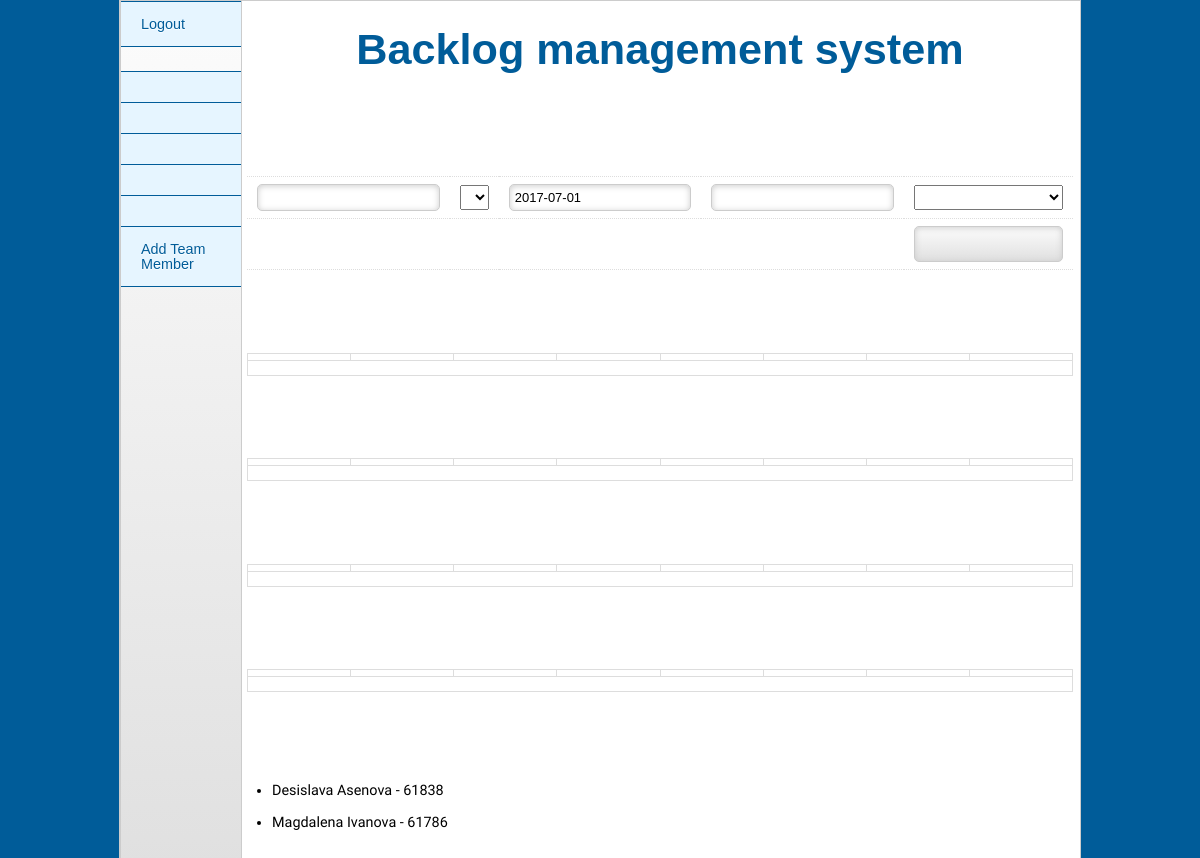
/index.php (signed in), run on an earlier commit of the app's database.
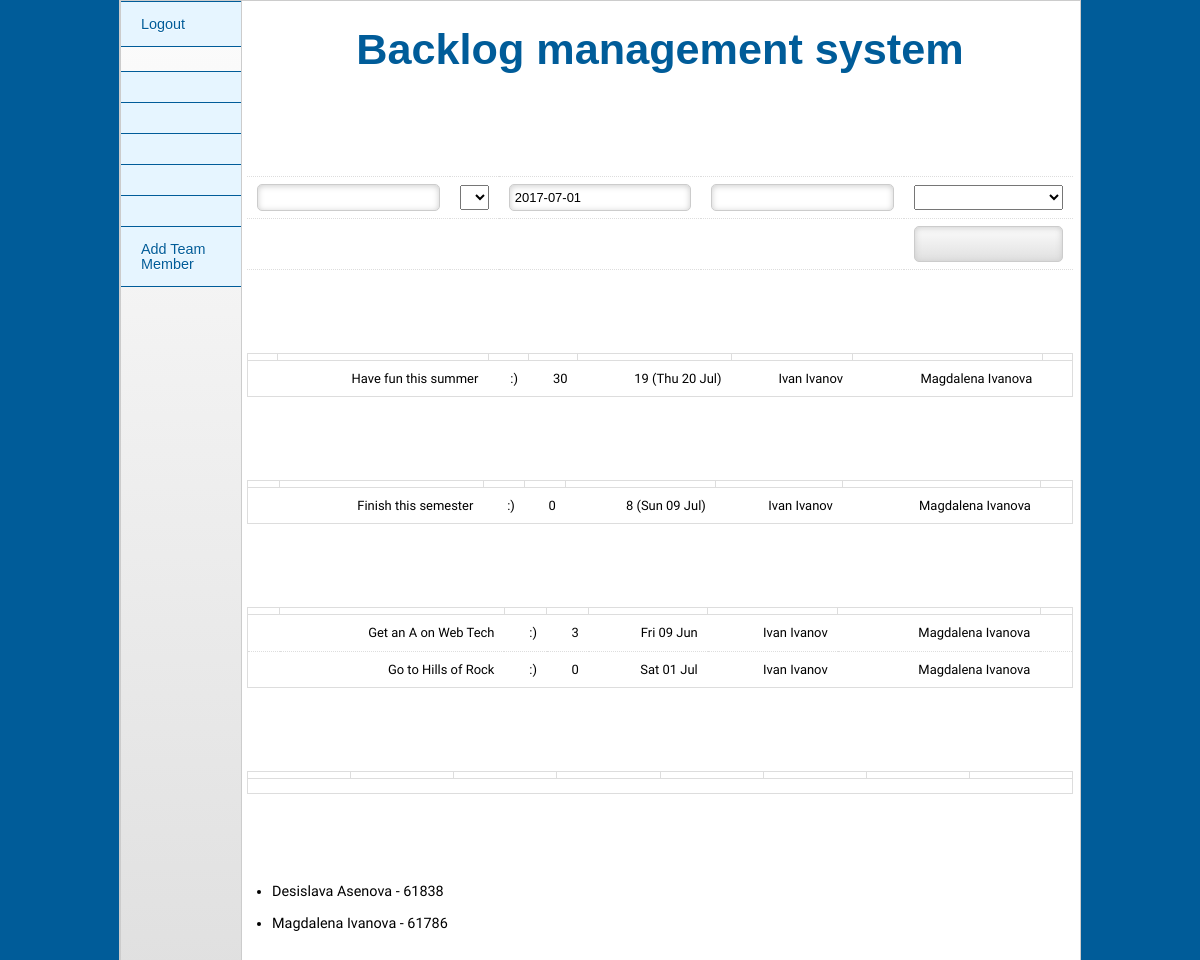
And on a later commit of the database.
### tables this page shows
CREATE TABLE `tasks` (
  `task_id` int(11) NOT NULL AUTO_INCREMENT,
  `task_name` varchar(45) NOT NULL,
  `priority` varchar(45) NOT NULL,
  `status` varchar(45) NOT NULL,
  `due_date` date NOT NULL,
  `date_added` date NOT NULL,
  `done_date` date NOT NULL,
  `description` varchar(120) DEFAULT NULL,
  `assignee_id` int(11) DEFAULT NULL,
  `assignee_mng_id` int(11) DEFAULT NULL,
  `creator_id` int(11) DEFAULT NULL,
  PRIMARY KEY (`task_id`),
  UNIQUE KEY `task_name_UNIQUE` (`task_name`),
  KEY `assignee_idx` (`assignee_id`),
  CONSTRAINT `assignee` FOREIGN KEY (`assignee_id`) REFERENCES `users` (`user_id`) ON DELETE NO ACTION ON UPDATE NO ACTION,
  CONSTRAINT `assignee_mng` FOREIGN KEY (`assignee_mng_id`) REFERENCES `users` (`user_id`) ON DELETE NO ACTION ON UPDATE NO ACTION,
  CONSTRAINT `creator` FOREIGN KEY (`creator_id`) REFERENCES `users` (`user_id`) ON DELETE NO ACTION ON UPDATE NO ACTION
);

CREATE TABLE `users` (
  `user_id` INT NOT NULL AUTO_INCREMENT,
  `username` VARCHAR(45) NOT NULL,
  `password` VARCHAR(100) NOT NULL,
  `mng_id` INT DEFAULT NULL,
  `email` VARCHAR(45) NOT NULL,
  `first_name` VARCHAR(45) NOT NULL,
  `last_name` VARCHAR(45) NOT NULL,
  PRIMARY KEY (`user_id`),
  UNIQUE INDEX `username_UNIQUE` (`username` ASC),
  UNIQUE INDEX `user_id_UNIQUE` (`user_id` ASC),
  UNIQUE INDEX `email_UNIQUE` (`email` ASC));

### language.en.php (called while the page is built)
<?php
$LANG = array(
    "about" => "About us",
    "assignee" => "Assignee",
    "assigner" => "Assigner",
    "description" => "Description",
    "act" => "Action(s)",
    "tasktodo" => "Task name...",
    "addtask" => "Add new task",
    "task" => "Task",
    "daysopen" => "Day(s) open",
    "duedate" => "Due date",
    "priority" => "Priority",
    "action" => "Action",
    "edit" => "Edit",
    "delete" => "Delete",
    "high" => "High",
    "normal" => "Normal",
    "low" => "Low",
    "onhold" => "On hold",
    "tasks" => "To Do",
    "taskupdated" => "Task updated",
    "redirected" => "You will now be redirected back to the task list. <br /><a href=\"index.php\">If that does not happen, please click here.</a>",
    "eupdatetask" => "Error: Task could not be updated.",
    "etasknotfound" => "Error: Task not found.",
    "taskadded" => "Task added.",
    "etasknotadded" => "The task could not be added. Please check JSON permissions.",
    "taskdone" => "The task is marked as finished. ",
    "etasknotdone" => "Error: the task could not be marked as done. Please check JSON permissions. ",
    "etasknotdeleted" => "Error: the task could not be deleted. Please check JSON permissions.",
    "taskdeleted" => "The task is deleted.",
    "noactiongiven" => "Error: no correct action given. ",
    "thrash" => "Deleted tasks",
    "progress" => "Tasks in progress",
    "backtohomepage" => "Back to the main page",
    "tobin" => "Trash Bin",
    "updatetask" => "Update task",
    "notasks" => "No tasks.",
    "todo" => "To Do",
    "daysleft" => " days left",
    "dayslate" => " days late",
    "today" => "Today!",
    "infotext" => 'infotext',
    "info" => "Info",
    "finishedtasks" => "Finished tasks",
);
?>

### connection.php (called while the page is built, shortened)
<?php
	class DatabaseConnection {
		private $host   = "localhost";
		private $db     = "backlog_db";
		private $listTasksByStatus = null;
		private $getUserByIdStmt = null;
		private $listEmployeesByManager = null;
		public function __construct() {
			$this->user   = $GLOBALS['DBUSER'];
			$this->pass   = $GLOBALS['DBPASSWORD'];
			$this->conn = new PDO("mysql:host=$this->host;dbname=$this->db",$this->user,$this->pass);
			$this->getUserByIdStmt = $this->conn->prepare("SELECT * FROM users WHERE user_id = ?");
			$this->listTasksByStatus = $this->conn->prepare("SELECT * FROM tasks WHERE status = ? AND assignee_mng_id = ?");
			$this->listEmployeesByManager = $this->conn->prepare("SELECT * FROM users WHERE mng_id = ? || user_id = ?");
		}
		public function getTasksByStatus($status, $mngId) {
			$this->listTasksByStatus->execute(array($status, $mngId));
			return $this->listTasksByStatus->fetchAll(PDO::FETCH_ASSOC);
		}
		public function getEmployees($mngId) {
			$this->listEmployeesByManager->execute(array($mngId, $mngId));
			return $this->listEmployeesByManager->fetchAll(PDO::FETCH_ASSOC);
		}
		public function getUserById($userId) {
			$this->getUserByIdStmt->execute(array($userId));
			return $this->getUserByIdStmt->fetch(PDO::FETCH_ASSOC);
		}
	}
?>

### functions.php (the view, shortened to what this page needs)
<?php
require('language.en.php');
require('connection.php');
$dbConnection = new DatabaseConnection();
function showinputform($actionpage) {
    global $LANG, $dbConnection;
    $today = date('Y-m-d');
    $employees = $dbConnection->getEmployees($_SESSION['user_mng_id']);
    echo "<table class=\"default\">";
    echo "<tr>";
    echo "<th>".$LANG["task"]."</th>";
    echo "<th>".$LANG["priority"]."</th>";
    echo "<th>".$LANG["duedate"]."</th>";
    echo "<th>".$LANG["description"]."</th>";
    echo "<th>".$LANG["assignee"]."</th>";
    echo "</tr>";
    echo "<tr>";
    echo "<td>";
    echo "<form id=\"form-add\" name=\"edit\" action=\"action.php\" method=\"GET\">";
    echo "<input name=\"task\" type=\"text\" placeholder=\"".$LANG["tasktodo"]."\" required></input>";
    echo "</td><td>";
    echo "<select name=\"prio\">\n";
        echo "<option value=\"2\">".$LANG["normal"]."</option>\n";
        echo "<option value=\"1\">".$LANG["high"]."</option>\n";
        echo "</select>\n";
    echo "</td><td>";
    echo "<input name=\"duedate\" type=\"text\" id=\"datepicker\" value=\"${today}\"></input>\n";
    echo "</td><td>";
    echo "<input name=\"description\" type=\"text\" id=\"description\"></input>\n";
    echo "</td><td>";
        echo "<select name=\"assignee_id\">\n";
            echo "<option value=\"\"></option>\n";
            foreach ($employees as $user => $employee) {
                echo "<option value=\"".$employee['user_id']."\">".$employee['first_name']." ".$employee['last_name']."</option>\n";
            }
        echo "</select>\n";
    echo "</td><tr><td></td><td></td><td></td><td></td><td>";
    echo "<input type=\"submit\" name=\"submit\" value=\"".$LANG["addtask"]."\"></input></tr>";
    echo "</table>";
}
function dateDiff($start, $end) {
    $start_ts = strtotime($start);
    $end_ts = strtotime($end);
    $diff = $end_ts - $start_ts;
    return round($diff / 86400);
}
function listtasks($taskstatus) {
    global $LANG, $dbConnection;
    $today=date('Y-m-d');
    $allTasks = $dbConnection->getTasksByStatus($taskstatus, $_SESSION['user_mng_id']);
    echo "<table class=\"sortable striped\">";
    echo "<thead>";
    echo "<tr>";
    echo "<th>".$LANG["priority"]."</th>";
    echo "<th>".$LANG["task"]."</th>";
    echo "<th>".$LANG["description"]."</th>";
    echo "<th>".$LANG["daysopen"]."</th>";
    echo "<th>".$LANG["duedate"]."</th>";
    echo "<th>".$LANG["assignee"]."</th>";
    echo "<th>".$LANG["assigner"]."</th>";
    echo "<th>".$LANG["act"]."</th>";
    echo "</tr>";
    echo "</thead>";
    if(empty($allTasks) || !is_array($allTasks)) {
        echo "<tr><td colspan=8>".$LANG["notasks"]."</td></tr></table>";
        return;
    }
    foreach ($allTasks as $item => $task) {
        echo "<tr>";
        echo "<td>";
        echo "</td>";
        echo "<td>".$task['task_name']."</td>";
        echo "<td>".$task['description']."</td>";
        $dayopen = NULL;
        if ($taskstatus == "open") {
            $dayopen = dateDiff(str_replace('-', '/',$task["date_added"]),$today);
        } elseif ($taskstatus == "progress"){
            $dayopen = dateDiff(str_replace('-', '/',$task["date_added"]),$today);
        }elseif ($taskstatus == "closed"  || $taskstatus == "deleted" && preg_match('/([0-9]{4}-[0-9]{2}-[0-9]{2})/',$task["done_date"])) {
            $dayopen = dateDiff(str_replace('-', '/',$task["date_added"]),str_replace('-', '/',$task["done_date"]));
        } elseif ($taskstatus == "closed" || $taskstatus == "deleted" && !preg_match('/([0-9]{4}-[0-9]{2}-[0-9]{2})/',$task["done_date"])) {
            $dayopen = "-";
        }
        echo "<td>".$dayopen."</td>";
        echo "<td>";
        switch ($task["due_date"]) {
            default:
                $matches=NULL;
                if (preg_match('/([0-9]{4}-[0-9]{2}-[0-9]{2})/', $task["due_date"],$matches)) {
                    $taskduedate=$matches[0];
                    $daysclosed = dateDiff($today,str_replace('-', '/',$taskduedate));
                    if ($daysclosed < 0) {
                        $daysclosed = "<u>" .abs($daysclosed) . $LANG["dayslate"] . " (".date('D d M',strtotime(str_replace('-', '/',$taskduedate))).")</u>";
                    } elseif ($daysclosed == 0) {
                        $daysclosed = "<b>".$LANG["today"]." (".date('D d M',strtotime(str_replace('-', '/',$taskduedate))).")</b>";
                    } else {
                            $daysclosed = $daysclosed . $LANG["daysleft"] ." (".date('D d M',strtotime(str_replace('-', '/',$taskduedate))).")";
                    }
                }
                if ($taskstatus == "closed" || $taskstatus == "deleted") {
                    echo date('D d M',strtotime(str_replace('-', '/',$taskduedate)));
                } else {
                    echo $daysclosed;
                }
                break;
        }
        echo "</td>";
        $assignee = $dbConnection->getUserById($task['assignee_id']);
        $assigner = $dbConnection->getUserById($task['creator_id']);
        if ($assignee == null) {
            echo "<td>no one</td>";
        } else {
            echo "<td>".$assignee['first_name'] . " " . $assignee['last_name'] ."</td>";
        }
        echo "<td>" . $assigner['first_name'] . " " . $assigner['last_name'] . "</td>";
        echo "<td>";
        echo "</td>";
        echo "</tr>";
    }
    echo "</table>";
}
?>

### header.php (shortened to what this page needs)
<?php
include("functions.php");
?>
<!DOCTYPE html>
<html><head>
<link rel="stylesheet" type="text/css" href="css/kickstart.css" media="all" />
<link rel="stylesheet" type="text/css" href="style.css" media="all" />
<link rel="stylesheet" href="https://code.jquery.com/ui/1.11.3/themes/smoothness/jquery-ui.css">
</head><body><a id="top-of-page"></a><div id="wrap" class="clearfix">
<div class="col_12">
<h1>Backlog management system</h1>

### index.php (shortened to what this page needs)
<?php
include("header.php");
if (!isset($_SESSION['loggedin']) || !$_SESSION['loggedin'] == true) {
	echo "</ul>";
	showLoginForm("action.php");
	return;
}else{
	echo "<ul class=\"menu vertical\">";
	echo "<li style=\"margin-bottom:20%\"><a href=\"logout.php\">Logout</a></li>";
	echo "<li><a href=\"#maintab\">".$LANG["addtask"]."</a></li>";
	echo "<li><a href=\"#todotab\">".$LANG["tasks"]."</a></li>";
	echo "<li><a href=\"#progresstab\">".$LANG["progress"]."</a></li>";
	echo "<li><a href=\"#finishedtab\">".$LANG["finishedtasks"]."</a></li>";
	echo "<li><a href=\"#thrashtab\">".$LANG["thrash"]."</a></li>";
	if($_SESSION['user_mng_id'] == $_SESSION['user_id']) {
		echo "<li><a href=\"action.php?action=addemployee\">Add Team Member</a></li>";
	}
	echo "</ul>";
}
echo "<div class=\"menu-content\" id=\"maintab\" >";
echo "<p>";
showinputform("action.php");
echo "</p>";
echo "</div>";
echo "<div class=\"menu-content\" id=\"todotab\">";
listtasks("open");
echo "</div>";
echo "<div class=\"menu-content\" id=\"progresstab\">";
listtasks("progress");
echo "</div>";
echo "<div class=\"menu-content\" id=\"finishedtab\">";
listtasks("closed");
echo "</div>";
echo "<div class=\"menu-content\" id=\"thrashtab\">";
listtasks("deleted");
echo "</div>";
echo "<div class=\"menu-content\" id=\"infotab\">";
echo "<p><ul><li>Desislava Asenova - 61838</li><li>Magdalena Ivanova - 61786</li></ul</p>";
echo "</div>";
echo "</div>";
include("footer.php");

### footer.php (shortened to what this page needs)
</div>
</body></html>

### css/kickstart.css (style rules this page uses)
a { color:#4D99E0;outline:0; }
h1,h2,h3,h4,h5,h6 { font-weight:bold; line-height:140%; }
h1 { font-size:3em; margin:10px 0 10px 0; }
p { line-height:150%; color:#666; margin:10px 0; }
ul, ol { padding:0; margin:0 0 20px 25px; }
li { padding:5px 0; margin:0; }
table { width:100%;margin:0 0 10px 0;text-align:left;border-collapse: collapse; }
thead, tbody { margin:0;padding:0; }
th, td { padding:7px 10px;font-size:0.9em;border-bottom:1px dotted #ddd;text-align:right; }
thead th { font-size:0.9em;padding:3px 10px;border-bottom:1px solid #ddd; }
table.striped thead th { background:#fff; }
table.sortable { border:1px solid #ddd; }
table.sortable thead th { cursor: pointer;position:relative;top:0;left:0;border-right:1px solid #ddd; }

### style.css (style rules this page uses)
h1,h2,h3,h4,h5,h6 { text-align: center; font-family: "Trebuchet Ms", arial, verdana, sans-serif; margin-bottom: 5%; }
h1 { color: #005c99; margin-bottom: 5%; }
.vertical { width: 10%; height: 100%; margin: 0 auto; position: fixed; top: 0; left: 10%; display: inline-block; font-size: 1vw; }
.vertical li a { color: #005c99; }
.vertical li { background: #e6f5ff; border-bottom: 1px solid #005c99; }
.vertical li:first-child, .vertical li:nth-child(2) { border-top: 1px solid #005c99; }
table { width: 100%; }
thead th, tbody th { font-family: "Trebuchet Ms", arial, verdana, sans-serif; }
.menu-content { margin-top: 10%; }
button, a.btn, input[type="submit"], input[type="reset"], input[type="button"] { font-family: "Trebuchet Ms", arial, verdana, sans-serif; }
.menu { font-family: "Trebuchet Ms", arial, verdana, sans-serif; }
body { width: 100%; margin:0; padding:0; color:#000; background:#005c99; font:normal 0.9em/150% 'Arimo', "Trebuchet MS", arial, verdana, sans-serif; text-shadow: 0px 0px 1px transparent; }
#wrap { width:70%; padding-left: 10%; height: 100%; background:#fff; margin: 0 auto; border:1px solid #ccc; }
.default th { text-align: center; }
.default input, select { width: 100% !important; }

### css/kickstart-buttons.css (style rules this page uses)
button, a.btn, a.btn:visited, a.button, a.button:visited, input[type="submit"], input[type="reset"], input[type="button"] { position:relative; top:0; left:0; vertical-align: middle; margin:0; padding:10px 15px; line-height:100%; -moz-border-radius:5px; -webkit-border-radius:5px; border-radius:5px; cursor: pointer; width:auto; overflow:visible; font-weight:normal; font-size:14px; text-shadow:0 1px 0 #fff; color:#666; text-decoration:none; vertical-align: middle; box-sizing: border-box; display:inline-block; *display:inline; zoom:1; border:1px solid #ccc; background: rgb(252,252,252); background: -moz-linear-gradient(top, rgba(252,252,252,1) 0%, rgba(224,224,224,1) 100%); background: -webkit-gradient(linear, left top, left bottom, color-stop(0%,rgba(252,252,252,1)), color-stop(100%,rgba(224,224,224,1))); background: -webkit-linear-gradient(top, rgba(252,252,252,1) 0%,rgba(224,224,224,1) 100%); background: -o-linear-gradient(top, rgba(252,252,252,1) 0%,rgba(224,224,224,1) 100%); background: -ms-linear-gradient(top, rgba(252,252,252,1) 0%,rgba(224,224,224,1) 100%); filter: progid:DXImageTransform.Microsoft.gradient( startColorstr='#fcfcfc', endColorstr='#e0e0e0',GradientType=0 ); background: linear-gradient(top, rgba(252,252,252,1) 0%,rgba(224,224,224,1) 100%); }
button, input[type="submit"], input[type="reset"], input[type="button"] { *padding:7px 15px; }

### css/kickstart-forms.css (style rules this page uses)
form { padding:0; margin:0; }
input { display:inline-block; *display:inline; vertical-align: middle; width:auto; zoom:1; margin:0; border:1px solid #ccc; font-size:1em; padding:5px 0; text-indent: 5px; -moz-border-radius:5px; -webkit-border-radius:5px; border-radius:5px; background:#fff; -moz-box-shadow:inset 0px 0px 6px #ccc; -webkit-box-shadow:inset 0px 1px 6px #ccc; box-shadow:inset 0px 1px 6px #ccc; -moz-box-sizing: border-box; -webkit-box-sizing: border-box; -ms-box-sizing: border-box; box-sizing: border-box; }
input[type="text"], textarea, button, a.button, a, input[type="file"] { transition: box-shadow 0.5s, border 0.5s, background 0.5s; -moz-transition: -moz-box-shadow 0.5s, border 0.5s, background 0.5s; -webkit-transition: -webkit-box-shadow 0.5s, border 0.5s, background 0.5s; -o-transition: -o-box-shadow 0.5s, border 0.5s, background 0.5s; }
select { display:inline; width:auto; margin:0; line-height:100%; padding:3px; vertical-align: middle; }

What changed in the data, as far as the page shows it:
added tasks: task_name "Have fun this summer", description ":)", date_added "30", due_date "19 (Thu 20 Jul)", assignee.first_name "Ivan", assignee.last_name "Ivanov", creator.first_name "Magdalena", creator.last_name "Ivanova"
added tasks: task_name "Finish this semester", description ":)", date_added "0", due_date "8 (Sun 09 Jul)", assignee.first_name "Ivan", assignee.last_name "Ivanov", creator.first_name "Magdalena", creator.last_name "Ivanova"
added tasks: task_name "Get an A on Web Tech", description ":)", dayopen "3", due_date "Fri 09 Jun", assignee.first_name "Ivan", assignee.last_name "Ivanov", creator.first_name "Magdalena", creator.last_name "Ivanova"
added tasks: task_name "Go to Hills of Rock", description ":)", dayopen "0", taskduedate "Sat 01 Jul", assignee.first_name "Ivan", assignee.last_name "Ivanov", creator.first_name "Magdalena", creator.last_name "Ivanova"
